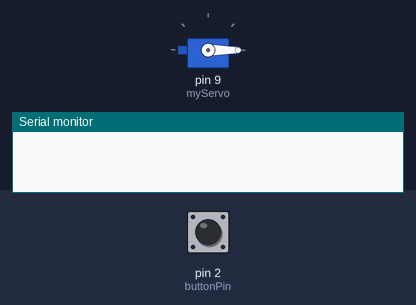
A sketch run on a simulated Arduino Uno, built with avr-gcc and run on an emulated ATmega328P. Shown: servo, the last lines printed to the serial monitor. The inputs (shaded band) are chosen by the test bench; at power-on: pin 2 (buttonPin) LOW.

Above: at 1.2 s.
1.3 s: pin 2 (buttonPin) pulled HIGH for 0.15 s
2.9 s: pin 2 (buttonPin) pulled HIGH for 1 s
At 3.3 s:
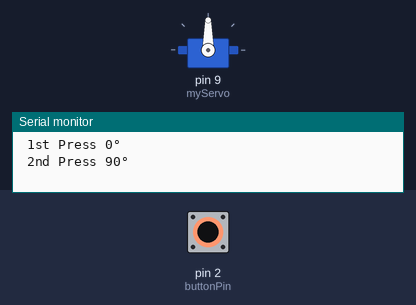
5.4 s: pin 2 (buttonPin) pulled HIGH for 0.15 s
At 6.4 s:
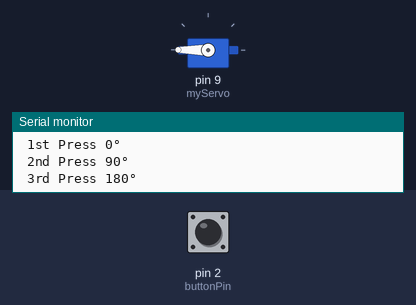
7.0 s: pin 2 (buttonPin) driven HIGH
At 7.6 s:
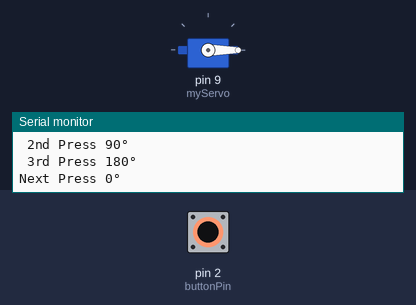
Timing chart, 0 to 9.5 s (numbered marks = the images above; inputs shaded):
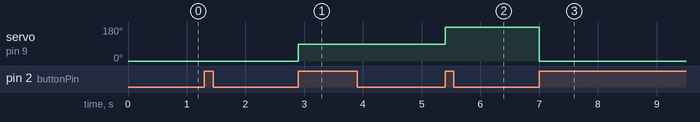

Measured:
- after the input at 2.9 s, servo on pin 9 (myServo): 0° → 90° at once
- after the input at 5.4 s, servo on pin 9 (myServo): 90° → 180° at once
- after the input at 7.0 s, servo on pin 9 (myServo): 180° → 0° at once

The sketch:

serbutton.ino
```cpp
#include <Servo.h>
Servo myServo;
const int buttonPin = 2;
int pressCount = 0;
int lastButtonState = LOW;
void setup() {
  Serial.begin(9600);
  myServo.attach(9);
  pinMode(buttonPin, INPUT);
  myServo.write(0);
}
void loop() {
  int buttonState = digitalRead(buttonPin);
  if (buttonState == HIGH && lastButtonState == LOW) {
    pressCount++;
    if (pressCount == 1) {
      myServo.write(0);
      Serial.println(" 1st Press 0°");
    }
    else if (pressCount == 2) {
      myServo.write(90);
      Serial.println(" 2nd Press 90°");
    }
    else if (pressCount == 3) {
      myServo.write(180);
      Serial.println(" 3rd Press 180°");
    }
    else {
      pressCount = 0; // reset
      myServo.write(0);
      Serial.println("Next Press 0°");
    }
    delay(300);
  }
  lastButtonState = buttonState;
}
```
